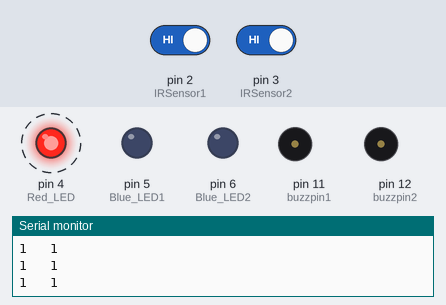
The sketch below on a simulated Arduino Uno, built with avr-gcc and run on an emulated ATmega328P. On the bench: output pins drawn as LEDs (lit = HIGH), buzzer (waves = sounding, pin HIGH), the last lines printed to the serial monitor. Dashed ring = blinking. The inputs (shaded band) are chosen by the test bench; at power-on: pin 3 (IRSensor2) HIGH, pin 2 (IRSensor1) HIGH.

Above: at 1.25 s.
1.3 s: pin 3 (IRSensor2) driven LOW
At 2.2 s:
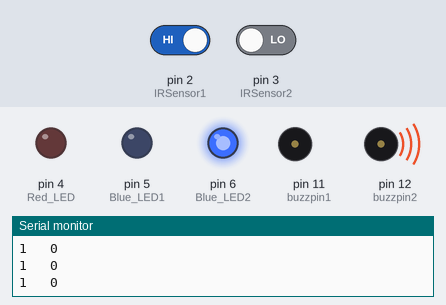
2.9 s: pin 2 (IRSensor1) driven LOW
At 3.5 s:
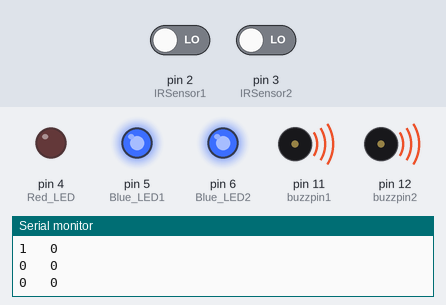
4.5 s: pin 3 (IRSensor2) driven HIGH
At 4.65 s:
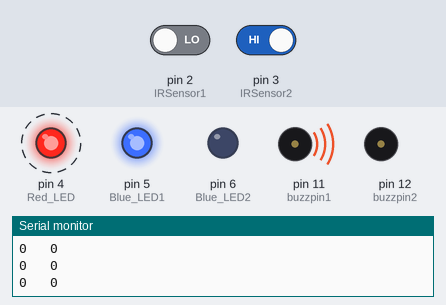
7.5 s: pin 2 (IRSensor1) driven HIGH
At 7.85 s:
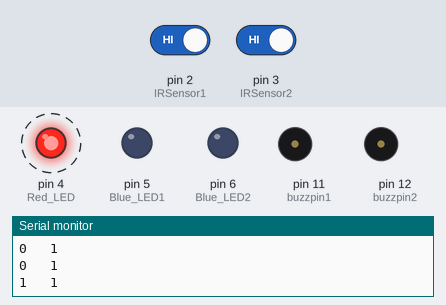
Timing chart, 0 to 11.5 s (numbered marks = the images above; inputs shaded):
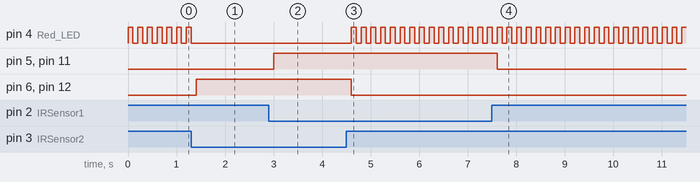

The sketch:

Cat_warnning.ino
```cpp
int IRSensor1 = 2; // connect ir sensor to arduino pin 2
int IRSensor2 = 3; // connect ir sensor to arduino pin 3
int Red_LED = 4;
int Blue_LED1 = 5;
int Blue_LED2 = 6;
int buzzpin1 = 11;
int buzzpin2 = 12;
void setup(){
  pinMode(IRSensor1, INPUT);
  pinMode(IRSensor2, INPUT);
  pinMode(Red_LED, OUTPUT);
  pinMode(Blue_LED1, OUTPUT);
  pinMode(Blue_LED2, OUTPUT);
  pinMode(buzzpin1, OUTPUT);
  pinMode(buzzpin2, OUTPUT);
  Serial.begin(9600);
}
void loop() {
  // put your main code here, to run repeatedly:
  int statusSensor1 = digitalRead(IRSensor1);
  int statusSensor2 = digitalRead(IRSensor2);
switch (statusSensor1) {
  case 0:
    digitalWrite(buzzpin1, HIGH);
    digitalWrite(Blue_LED1, HIGH);
    digitalWrite(Red_LED, LOW);
    break;
  case 1:
    digitalWrite(buzzpin1, LOW);
    digitalWrite(Blue_LED1, LOW);
    digitalWrite(Red_LED, HIGH);
    break;
}
switch (statusSensor2) {
  case 0:
    digitalWrite(buzzpin2, HIGH);
    digitalWrite(Red_LED, LOW);
    digitalWrite(Blue_LED2, HIGH);
    break;
  case 1:
    digitalWrite(buzzpin2, LOW);
    digitalWrite(Red_LED, HIGH);
    digitalWrite(Blue_LED2, LOW);
    break;
}
delay(100);
    digitalWrite(Red_LED, LOW);
    Serial.print(statusSensor1);
    Serial.print("   ");
    Serial.println(statusSensor2);
delay(100);
}
```

Measured:
- after the input at 1.3 s, pin 4 (Red_LED): goes on until 1.3 s, then stays LOW; pin 6 (Blue_LED2), pin 12 (buzzpin2): LOW → HIGH after 0.10 s
- after the input at 2.9 s, pin 5 (Blue_LED1), pin 11 (buzzpin1): LOW → HIGH after 0.10 s
- after the input at 4.5 s, pin 4 (Red_LED): alternates HIGH for 0.10 s and LOW for 0.10 s, starting after 0.11 s; pin 6 (Blue_LED2), pin 12 (buzzpin2): HIGH → LOW after 0.11 s
- after the input at 7.5 s, pin 5 (Blue_LED1), pin 11 (buzzpin1): HIGH → LOW after 0.11 s
- by itself, pin 4 (Red_LED): alternates HIGH for 0.10 s and LOW for 0.10 s
